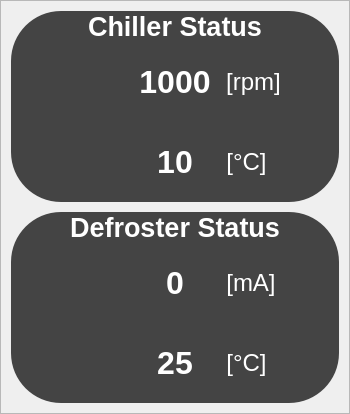
              <widget class="QFrame" name="chiller_y_defroster">
               <property name="minimumSize">
                <size>
                 <width>350</width>
                 <height>400</height>
                </size>
               </property>
               <property name="maximumSize">
                <size>
                 <width>16777215</width>
                 <height>600</height>
                </size>
               </property>
               <property name="frameShape">
                <enum>QFrame::Shape::StyledPanel</enum>
               </property>
               <property name="frameShadow">
                <enum>QFrame::Shadow::Raised</enum>
               </property>
               <layout class="QVBoxLayout" name="verticalLayout_13">
                <property name="spacing">
                 <number>10</number>
                </property>
                <property name="leftMargin">
                 <number>10</number>
                </property>
                <property name="topMargin">
                 <number>10</number>
                </property>
                <property name="rightMargin">
                 <number>10</number>
                </property>
                <property name="bottomMargin">
                 <number>10</number>
                </property>
                <item>
                 <widget class="QFrame" name="chiller">
                  <property name="minimumSize">
                   <size>
                    <width>0</width>
                    <height>160</height>
                   </size>
                  </property>
                  <property name="maximumSize">
                   <size>
                    <width>16777215</width>
                    <height>16777215</height>
                   </size>
                  </property>
                  <property name="styleSheet">
                   <string notr="true">/**/QFrame {
	background-color:rgb(68, 68, 68);
	border: none;
	border-radius: 50px;
}
</string>
                  </property>
                  <property name="frameShape">
                   <enum>QFrame::Shape::StyledPanel</enum>
                  </property>
                  <property name="frameShadow">
                   <enum>QFrame::Shadow::Raised</enum>
                  </property>
                  <layout class="QVBoxLayout" name="verticalLayout_32">
                   <property name="spacing">
                    <number>0</number>
                   </property>
                   <property name="leftMargin">
                    <number>10</number>
                   </property>
                   <property name="topMargin">
                    <number>0</number>
                   </property>
                   <property name="rightMargin">
                    <number>10</number>
                   </property>
                   <property name="bottomMargin">
                    <number>0</number>
                   </property>
                   <item alignment="Qt::AlignmentFlag::AlignHCenter|Qt::AlignmentFlag::AlignVCenter">
                    <widget class="QLabel" name="label_122">
                     <property name="enabled">
                      <bool>true</bool>
                     </property>
                     <property name="minimumSize">
                      <size>
                       <width>180</width>
                       <height>0</height>
                      </size>
                     </property>
                     <property name="maximumSize">
                      <size>
                       <width>16777215</width>
                       <height>16777215</height>
                      </size>
                     </property>
                     <property name="font">
                      <font>
                       <pointsize>20</pointsize>
                       <bold>true</bold>
                      </font>
                     </property>
                     <property name="autoFillBackground">
                      <bool>false</bool>
                     </property>
                     <property name="styleSheet">
                      <string notr="true">color: rgb(255, 255, 255);
background-color: transparent;</string>
                     </property>
                     <property name="frameShape">
                      <enum>QFrame::Shape::NoFrame</enum>
                     </property>
                     <property name="frameShadow">
                      <enum>QFrame::Shadow::Plain</enum>
                     </property>
                     <property name="lineWidth">
                      <number>1</number>
                     </property>
                     <property name="midLineWidth">
                      <number>0</number>
                     </property>
                     <property name="text">
                      <string>Chiller Status</string>
                     </property>
                     <property name="textFormat">
                      <enum>Qt::TextFormat::AutoText</enum>
                     </property>
                     <property name="scaledContents">
                      <bool>false</bool>
                     </property>
                     <property name="alignment">
                      <set>Qt::AlignmentFlag::AlignCenter</set>
                     </property>
                    </widget>
                   </item>
                   <item>
                    <widget class="QFrame" name="chiller_speed">
                     <property name="minimumSize">
                      <size>
                       <width>0</width>
                       <height>80</height>
                      </size>
                     </property>
                     <property name="styleSheet">
                      <string notr="true">background-color: transparent;</string>
                     </property>
                     <property name="frameShape">
                      <enum>QFrame::Shape::StyledPanel</enum>
                     </property>
                     <property name="frameShadow">
                      <enum>QFrame::Shadow::Raised</enum>
                     </property>
                     <layout class="QHBoxLayout" name="horizontalLayout_50">
                      <property name="spacing">
                       <number>0</number>
                      </property>
                      <property name="leftMargin">
                       <number>0</number>
                      </property>
                      <property name="topMargin">
                       <number>0</number>
                      </property>
                      <property name="rightMargin">
                       <number>0</number>
                      </property>
                      <property name="bottomMargin">
                       <number>0</number>
                      </property>
                      <item>
                       <widget class="QWidget" name="widget" native="true">
                        <property name="minimumSize">
                         <size>
                          <width>60</width>
                          <height>60</height>
                         </size>
                        </property>
                        <property name="styleSheet">
                         <string notr="true">image: url(:/a/icons8-speed.png);</string>
                        </property>
                       </widget>
                      </item>
                      <item alignment="Qt::AlignmentFlag::AlignHCenter|Qt::AlignmentFlag::AlignVCenter">
                       <widget class="QLabel" name="read_chillerSpeed">
                        <property name="sizePolicy">
                         <sizepolicy hsizetype="Minimum" vsizetype="Minimum">
                          <horstretch>0</horstretch>
                          <verstretch>0</verstretch>
                         </sizepolicy>
                        </property>
                        <property name="minimumSize">
                         <size>
                          <width>0</width>
                          <height>0</height>
                         </size>
                        </property>
                        <property name="maximumSize">
                         <size>
                          <width>16777215</width>
                          <height>16777215</height>
                         </size>
                        </property>
                        <property name="font">
                         <font>
                          <pointsize>24</pointsize>
                          <bold>true</bold>
                         </font>
                        </property>
                        <property name="styleSheet">
                         <string notr="true">color: rgb(255,255, 255);</string>
                        </property>
                        <property name="text">
                         <string>1000</string>
                        </property>
                        <property name="alignment">
                         <set>Qt::AlignmentFlag::AlignCenter</set>
                        </property>
                       </widget>
                      </item>
                      <item alignment="Qt::AlignmentFlag::AlignLeft|Qt::AlignmentFlag::AlignVCenter">
                       <widget class="QLabel" name="label_125">
                        <property name="font">
                         <font>
                          <pointsize>18</pointsize>
                          <bold>false</bold>
                         </font>
                        </property>
                        <property name="styleSheet">
                         <string notr="true">color: rgb(255, 255, 255);</string>
                        </property>
                        <property name="text">
                         <string>[rpm]</string>
                        </property>
                        <property name="alignment">
                         <set>Qt::AlignmentFlag::AlignCenter</set>
                        </property>
                       </widget>
                      </item>
                     </layout>
                    </widget>
                   </item>
                   <item>
                    <widget class="QFrame" name="chiller_temperature">
                     <property name="minimumSize">
                      <size>
                       <width>0</width>
                       <height>80</height>
                      </size>
                     </property>
                     <property name="styleSheet">
                      <string notr="true">background-color: transparent;</string>
                     </property>
                     <property name="frameShape">
                      <enum>QFrame::Shape::StyledPanel</enum>
                     </property>
                     <property name="frameShadow">
                      <enum>QFrame::Shadow::Raised</enum>
                     </property>
                     <layout class="QHBoxLayout" name="horizontalLayout_51">
                      <property name="spacing">
                       <number>0</number>
                      </property>
                      <property name="leftMargin">
                       <number>0</number>
                      </property>
                      <property name="topMargin">
                       <number>0</number>
                      </property>
                      <property name="rightMargin">
                       <number>0</number>
                      </property>
                      <property name="bottomMargin">
                       <number>0</number>
                      </property>
                      <item>
                       <widget class="QWidget" name="widget_2" native="true">
                        <property name="minimumSize">
                         <size>
                          <width>60</width>
                          <height>60</height>
                         </size>
                        </property>
                        <property name="styleSheet">
                         <string notr="true">image:url(:/a/icons8-refrigerante-30.png);</string>
                        </property>
                       </widget>
                      </item>
                      <item alignment="Qt::AlignmentFlag::AlignHCenter|Qt::AlignmentFlag::AlignVCenter">
                       <widget class="QLabel" name="read_coolantLiquidTemperature">
                        <property name="sizePolicy">
                         <sizepolicy hsizetype="Minimum" vsizetype="Minimum">
                          <horstretch>0</horstretch>
                          <verstretch>0</verstretch>
                         </sizepolicy>
                        </property>
                        <property name="minimumSize">
                         <size>
                          <width>0</width>
                          <height>0</height>
                         </size>
                        </property>
                        <property name="maximumSize">
                         <size>
                          <width>16777215</width>
                          <height>16777215</height>
                         </size>
                        </property>
                        <property name="font">
                         <font>
                          <pointsize>24</pointsize>
                          <bold>true</bold>
                         </font>
                        </property>
                        <property name="styleSheet">
                         <string notr="true">color: rgb(255,255, 255);</string>
                        </property>
                        <property name="text">
                         <string>10</string>
                        </property>
                        <property name="alignment">
                         <set>Qt::AlignmentFlag::AlignCenter</set>
                        </property>
                       </widget>
                      </item>
                      <item alignment="Qt::AlignmentFlag::AlignLeft|Qt::AlignmentFlag::AlignVCenter">
                       <widget class="QLabel" name="label_128">
                        <property name="font">
                         <font>
                          <pointsize>18</pointsize>
                          <bold>false</bold>
                         </font>
                        </property>
                        <property name="styleSheet">
                         <string notr="true">color: rgb(255, 255, 255);</string>
                        </property>
                        <property name="text">
                         <string>[°C]</string>
                        </property>
                        <property name="alignment">
                         <set>Qt::AlignmentFlag::AlignCenter</set>
                        </property>
                       </widget>
                      </item>
                     </layout>
                    </widget>
                   </item>
                  </layout>
                 </widget>
                </item>
                <item>
                 <widget class="QFrame" name="defroster">
                  <property name="minimumSize">
                   <size>
                    <width>0</width>
                    <height>160</height>
                   </size>
                  </property>
                  <property name="maximumSize">
                   <size>
                    <width>16777215</width>
                    <height>16777215</height>
                   </size>
                  </property>
                  <property name="styleSheet">
                   <string notr="true">/**/QFrame {
	background-color:rgb(68, 68, 68);
	border: none;
	border-radius: 50px;
}
</string>
                  </property>
                  <property name="frameShape">
                   <enum>QFrame::Shape::StyledPanel</enum>
                  </property>
                  <property name="frameShadow">
                   <enum>QFrame::Shadow::Raised</enum>
                  </property>
                  <layout class="QVBoxLayout" name="verticalLayout_17">
                   <property name="spacing">
                    <number>0</number>
                   </property>
                   <property name="leftMargin">
                    <number>10</number>
                   </property>
                   <property name="topMargin">
                    <number>0</number>
                   </property>
                   <property name="rightMargin">
                    <number>10</number>
                   </property>
                   <property name="bottomMargin">
                    <number>0</number>
                   </property>
                   <item alignment="Qt::AlignmentFlag::AlignHCenter|Qt::AlignmentFlag::AlignVCenter">
                    <widget class="QLabel" name="label_14">
                     <property name="enabled">
                      <bool>true</bool>
                     </property>
                     <property name="minimumSize">
                      <size>
                       <width>180</width>
                       <height>0</height>
                      </size>
                     </property>
                     <property name="maximumSize">
                      <size>
                       <width>16777215</width>
                       <height>16777215</height>
                      </size>
                     </property>
                     <property name="font">
                      <font>
                       <pointsize>20</pointsize>
                       <bold>true</bold>
                      </font>
                     </property>
                     <property name="autoFillBackground">
                      <bool>false</bool>
                     </property>
                     <property name="styleSheet">
                      <string notr="true">color: rgb(255, 255, 255);
background-color: transparent;</string>
                     </property>
                     <property name="frameShape">
                      <enum>QFrame::Shape::NoFrame</enum>
                     </property>
                     <property name="frameShadow">
                      <enum>QFrame::Shadow::Plain</enum>
                     </property>
                     <property name="lineWidth">
                      <number>1</number>
                     </property>
                     <property name="midLineWidth">
                      <number>0</number>
                     </property>
                     <property name="text">
                      <string>Defroster Status</string>
                     </property>
                     <property name="textFormat">
                      <enum>Qt::TextFormat::AutoText</enum>
                     </property>
                     <property name="scaledContents">
                      <bool>false</bool>
                     </property>
                     <property name="alignment">
                      <set>Qt::AlignmentFlag::AlignCenter</set>
                     </property>
                    </widget>
                   </item>
                   <item>
                    <widget class="QFrame" name="defroster_corriente">
                     <property name="minimumSize">
                      <size>
                       <width>0</width>
                       <height>80</height>
                      </size>
                     </property>
                     <property name="styleSheet">
                      <string notr="true">background-color: transparent;</string>
                     </property>
                     <property name="frameShape">
                      <enum>QFrame::Shape::StyledPanel</enum>
                     </property>
                     <property name="frameShadow">
                      <enum>QFrame::Shadow::Raised</enum>
                     </property>
                     <layout class="QHBoxLayout" name="horizontalLayout_9">
                      <property name="spacing">
                       <number>0</number>
                      </property>
                      <property name="leftMargin">
                       <number>0</number>
                      </property>
                      <property name="topMargin">
                       <number>0</number>
                      </property>
                      <property name="rightMargin">
                       <number>0</number>
                      </property>
                      <property name="bottomMargin">
                       <number>0</number>
                      </property>
                      <item alignment="Qt::AlignmentFlag::AlignHCenter|Qt::AlignmentFlag::AlignVCenter">
                       <widget class="QWidget" name="widget_3" native="true">
                        <property name="minimumSize">
                         <size>
                          <width>60</width>
                          <height>60</height>
                         </size>
                        </property>
                        <property name="styleSheet">
                         <string notr="true">image: url(:/a/icons8-ammeter-50.png);</string>
                        </property>
                       </widget>
                      </item>
                      <item alignment="Qt::AlignmentFlag::AlignHCenter|Qt::AlignmentFlag::AlignVCenter">
                       <widget class="QLabel" name="read_defrosterCurrent">
                        <property name="sizePolicy">
                         <sizepolicy hsizetype="Minimum" vsizetype="Minimum">
                          <horstretch>0</horstretch>
                          <verstretch>0</verstretch>
                         </sizepolicy>
                        </property>
                        <property name="minimumSize">
                         <size>
                          <width>0</width>
                          <height>0</height>
                         </size>
                        </property>
                        <property name="maximumSize">
                         <size>
                          <width>16777215</width>
                          <height>16777215</height>
                         </size>
                        </property>
                        <property name="font">
                         <font>
                          <pointsize>24</pointsize>
                          <bold>true</bold>
                         </font>
                        </property>
                        <property name="styleSheet">
                         <string notr="true">color: rgb(255,255, 255);</string>
                        </property>
                        <property name="text">
                         <string>0</string>
                        </property>
                        <property name="alignment">
                         <set>Qt::AlignmentFlag::AlignCenter</set>
                        </property>
                       </widget>
                      </item>
                      <item alignment="Qt::AlignmentFlag::AlignLeft|Qt::AlignmentFlag::AlignVCenter">
                       <widget class="QLabel" name="label_61">
                        <property name="font">
                         <font>
                          <pointsize>18</pointsize>
                          <bold>false</bold>
                         </font>
                        </property>
                        <property name="styleSheet">
                         <string notr="true">color: rgb(255, 255, 255);</string>
                        </property>
                        <property name="text">
                         <string>[mA]</string>
                        </property>
                        <property name="alignment">
                         <set>Qt::AlignmentFlag::AlignCenter</set>
                        </property>
                       </widget>
                      </item>
                     </layout>
                    </widget>
                   </item>
                   <item>
                    <widget class="QFrame" name="defroster_temperatura">
                     <property name="sizePolicy">
                      <sizepolicy hsizetype="Preferred" vsizetype="Preferred">
                       <horstretch>0</horstretch>
                       <verstretch>0</verstretch>
                      </sizepolicy>
                     </property>
                     <property name="minimumSize">
                      <size>
                       <width>0</width>
                       <height>80</height>
                      </size>
                     </property>
                     <property name="styleSheet">
                      <string notr="true">background-color: transparent;</string>
                     </property>
                     <property name="frameShape">
                      <enum>QFrame::Shape::StyledPanel</enum>
                     </property>
                     <property name="frameShadow">
                      <enum>QFrame::Shadow::Raised</enum>
                     </property>
                     <layout class="QHBoxLayout" name="horizontalLayout_11" stretch="0,0,0">
                      <property name="spacing">
                       <number>0</number>
                      </property>
                      <property name="sizeConstraint">
                       <enum>QLayout::SizeConstraint::SetDefaultConstraint</enum>
                      </property>
                      <property name="leftMargin">
                       <number>0</number>
                      </property>
                      <property name="topMargin">
                       <number>0</number>
                      </property>
                      <property name="rightMargin">
                       <number>0</number>
                      </property>
                      <property name="bottomMargin">
                       <number>0</number>
                      </property>
                      <item alignment="Qt::AlignmentFlag::AlignHCenter|Qt::AlignmentFlag::AlignVCenter">
                       <widget class="QWidget" name="widget_5" native="true">
                        <property name="minimumSize">
                         <size>
                          <width>60</width>
                          <height>60</height>
                         </size>
                        </property>
                        <property name="styleSheet">
                         <string notr="true">image: url(:/a/icons8-ventilador-50.png);</string>
                        </property>
                       </widget>
                      </item>
                      <item alignment="Qt::AlignmentFlag::AlignHCenter|Qt::AlignmentFlag::AlignVCenter">
                       <widget class="QLabel" name="read_defrosterTemperature">
                        <property name="sizePolicy">
                         <sizepolicy hsizetype="Minimum" vsizetype="Minimum">
                          <horstretch>0</horstretch>
                          <verstretch>0</verstretch>
                         </sizepolicy>
                        </property>
                        <property name="minimumSize">
                         <size>
                          <width>0</width>
                          <height>0</height>
                         </size>
                        </property>
                        <property name="maximumSize">
                         <size>
                          <width>16777215</width>
                          <height>16777215</height>
                         </size>
                        </property>
                        <property name="font">
                         <font>
                          <pointsize>24</pointsize>
                          <bold>true</bold>
                         </font>
                        </property>
                        <property name="styleSheet">
                         <string notr="true">color: rgb(255,255, 255);</string>
                        </property>
                        <property name="text">
                         <string>25</string>
                        </property>
                        <property name="alignment">
                         <set>Qt::AlignmentFlag::AlignCenter</set>
                        </property>
                       </widget>
                      </item>
                      <item alignment="Qt::AlignmentFlag::AlignLeft|Qt::AlignmentFlag::AlignVCenter">
                       <widget class="QLabel" name="label_68">
                        <property name="font">
                         <font>
                          <pointsize>18</pointsize>
                          <bold>false</bold>
                         </font>
                        </property>
                        <property name="styleSheet">
                         <string notr="true">color: rgb(255, 255, 255);</string>
                        </property>
                        <property name="text">
                         <string>[°C]</string>
                        </property>
                        <property name="alignment">
                         <set>Qt::AlignmentFlag::AlignCenter</set>
                        </property>
                       </widget>
                      </item>
                     </layout>
                    </widget>
                   </item>
                  </layout>
                 </widget>
                </item>
               </layout>
              </widget>
